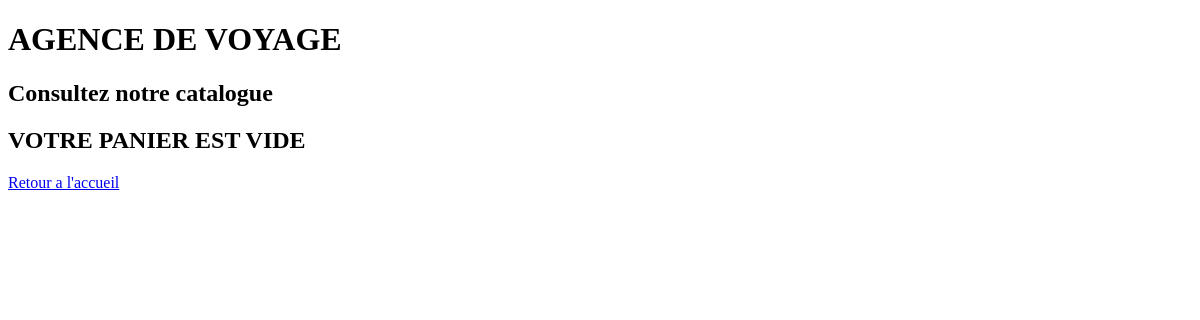
Page /catalogue.php on the earlier database version.
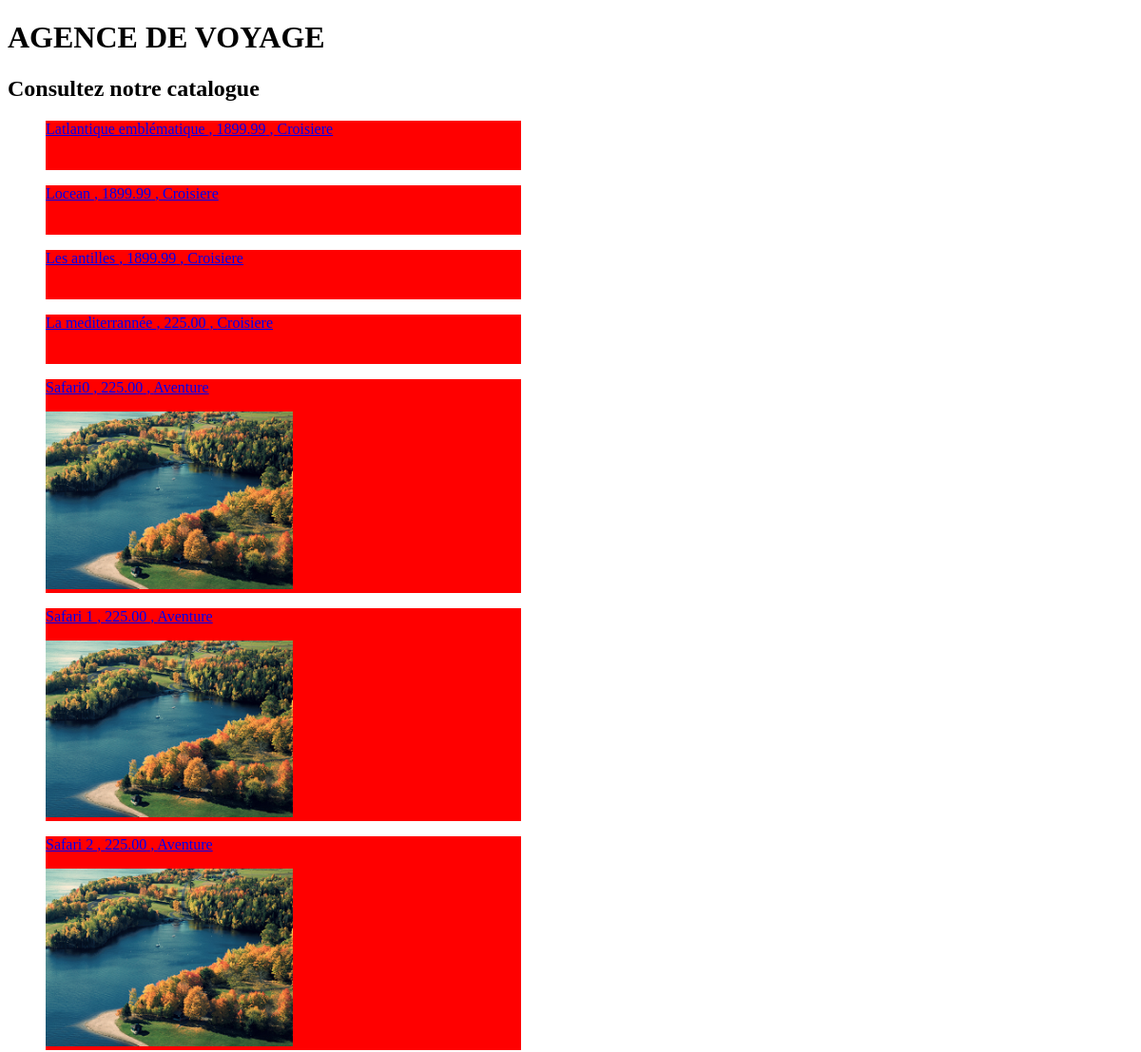
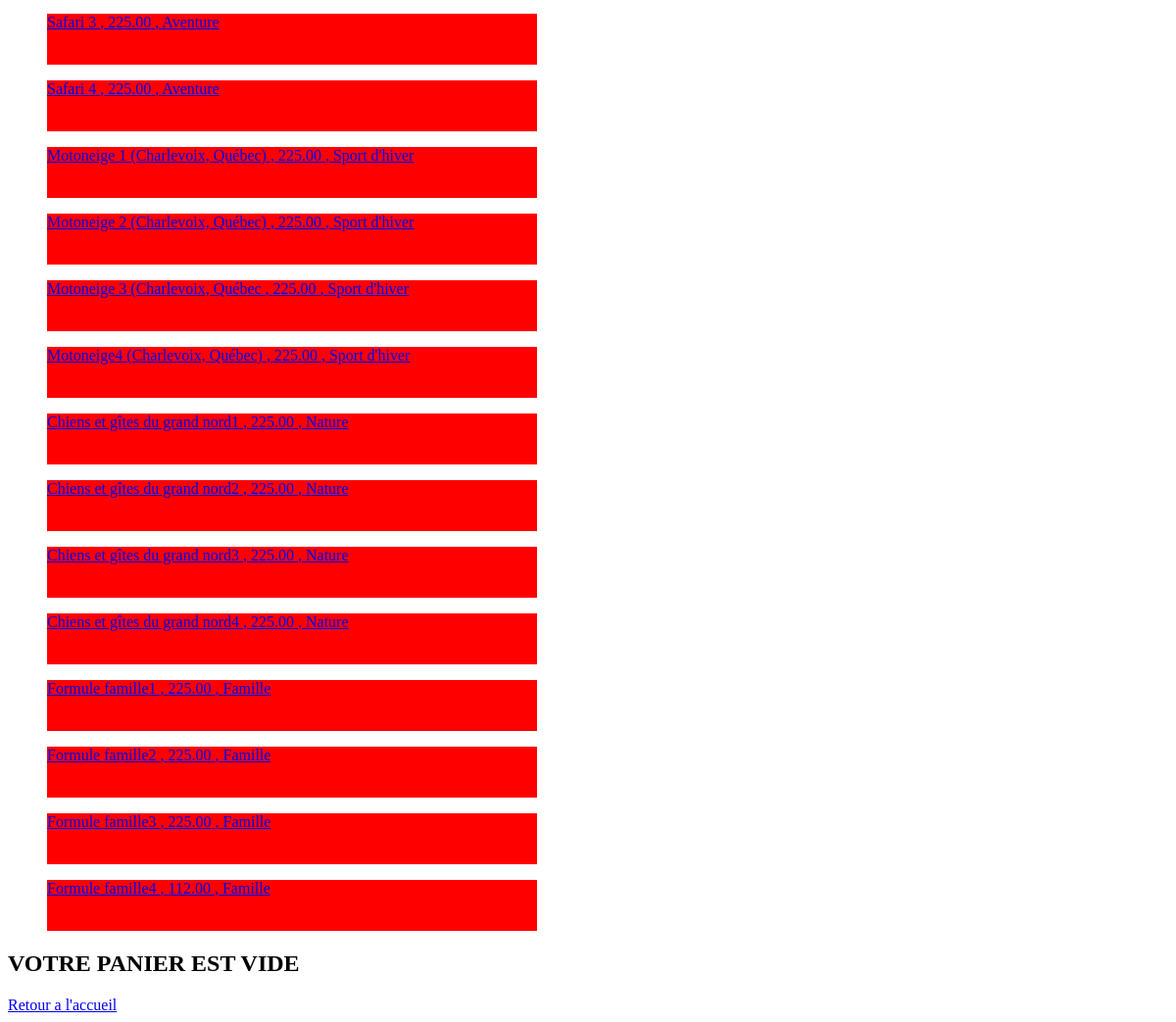
Same page on the later database version (2 pictures, top to bottom).
### tables this page shows
CREATE TABLE IF NOT EXISTS `forfait` (
  `id` int(11) NOT NULL AUTO_INCREMENT COMMENT 'Id (clef principale) de l''article',
  `name` varchar(256) NOT NULL COMMENT 'Nom de l''article ',
  `category_id` int(11) DEFAULT NULL COMMENT 'Catégorie à laquelle appartient l''article',
  `description` varchar(1024) NOT NULL COMMENT 'Description de l''article',
  `duree` tinyint(4) NOT NULL COMMENT 'duree forfait',
  `picture` varchar(128) NOT NULL COMMENT 'Photo de l''article',
  `price` decimal(8,2) DEFAULT NULL COMMENT 'Prix de l''article',
  `is_online` tinyint(1) NOT NULL DEFAULT '1' COMMENT 'Indique si l''article est affiché ou pas',
  PRIMARY KEY (`id`),
  KEY `category_id` (`category_id`)
);

CREATE TABLE IF NOT EXISTS `forfait_category` (
  `id` int(11) NOT NULL AUTO_INCREMENT COMMENT 'Id (clef principale) catégorie',
  `name` varchar(256) NOT NULL COMMENT 'Nom de la catégorie',
  PRIMARY KEY (`id`)
);

### db/conn.php (called while the page is built, shortened)
<?php
$mysqli = new mysqli(CONN_HOST, CONN_USER, CONN_PWD, DBNAME);
function get_article_list($cat_id=false) {
    global $mysqli;
    $queryStr = 'SELECT * FROM forfait';
    $res = $mysqli->query($queryStr);
    $resultat = array();
    if ($res && ($res->num_rows > 0)) {
        while ($article = $res->fetch_assoc()) {
            $resultat[$article['id']] = $article;
        };
    };
    return $resultat;
}
function get_categories() {
    global $mysqli;
    $queryStr = 'SELECT * FROM forfait_category';
    $res = $mysqli->query($queryStr);
    $resultat = array();
    if ($res && ($res->num_rows > 0)) {
        while ($category = $res->fetch_assoc()) {
            $resultat[$category['id']] = $category;
        };
    };
    return $resultat;
}

### catalogue.php (the view, shortened to what this page needs)
<?php
require_once('db/conn.php');
$categories = get_categories();
$cat_id = null;
$forfaits = get_article_list($cat_id);
?>
<!DOCTYPE html>
<html lang="en">
<head>
</head>
<body>
<div id="main">
    <h1> AGENCE DE VOYAGE</h1>
    <h2>Consultez notre catalogue</h2>
    <ul>
        <?php
        foreach ($forfaits as $id => $item) {
        ?>
                <li><a href="detail.php?item_id=<?= $id ?>">
                        <div id = "toto">
                            <p><?= utf8_encode($item['name']) ?>
                                , <span class=".prix"><?= $item['price'] ?></span>
                                , <span class=".categorie"><?= utf8_encode($categories[$item['category_id']]['name']) ?></span>
                            </p>
                            <img src="<?= $item['picture'] ?>" alt=""/>
                        </div>
                    </a>
                </li>
                <?php
        }
        ?>
    </ul>
</div>
<h2>VOTRE PANIER EST VIDE</h2>
<li><a href="accueil.php"/a>Retour a l'accueil</li>
</body>
</html>

### catalogue.php (style rules this page uses)
img { width :260px; }
#toto { background-color:red ; width: 500px; }
li { list-style-type:none }

Differences in the rows shown:
added forfait: name "Latlantique emblématique", price "1899.99", category.name "Croisiere"
added forfait: name "Locean", price "1899.99", category.name "Croisiere"
added forfait: name "Les antilles", price "1899.99", category.name "Croisiere"
added forfait: name "La mediterrannée", price "225.00", category.name "Croisiere"
added forfait: name "Safari0", price "225.00", category.name "Aventure", picture (picture)
added forfait: name "Safari 1", price "225.00", category.name "Aventure", picture (picture)
added forfait: name "Safari 2", price "225.00", category.name "Aventure", picture (picture)
added forfait: name "Safari 3", price "225.00", category.name "Aventure"
added forfait: name "Safari 4", price "225.00", category.name "Aventure"
added forfait: name "Motoneige 1 (Charlevoix, Québec)", price "225.00", category.name "Sport d'hiver"
added forfait: name "Motoneige 2 (Charlevoix, Québec)", price "225.00", category.name "Sport d'hiver"
added forfait: name "Motoneige 3 (Charlevoix, Québec", price "225.00", category.name "Sport d'hiver"
added forfait: name "Motoneige4 (Charlevoix, Québec)", price "225.00", category.name "Sport d'hiver"
added forfait: name "Chiens et gîtes du grand nord1", price "225.00", category.name "Nature"
added forfait: name "Chiens et gîtes du grand nord2", price "225.00", category.name "Nature"
added forfait: name "Chiens et gîtes du grand nord3", price "225.00", category.name "Nature"
added forfait: name "Chiens et gîtes du grand nord4", price "225.00", category.name "Nature"
added forfait: name "Formule famille1", price "225.00", category.name "Famille"
added forfait: name "Formule famille2", price "225.00", category.name "Famille"
added forfait: name "Formule famille3", price "225.00", category.name "Famille"
added forfait: name "Formule famille4", price "112.00", category.name "Famille"
